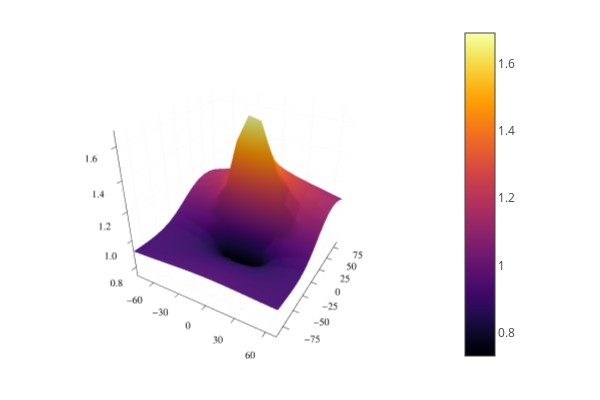

Source (notebook cell):
### Code cell
plotly()
surface(xA,yA,imagenH)

### Figure 1 — Plotly figure (JSON) as saved in the notebook; plotly's stock layout.template omitted (floating-point values rounded to 4 significant figures; data arrays with more than 128 entries replaced by an {"elided": "..."} marker saying what was removed)
{"data": [{"cmax": 1.689, "cmin": 0.7291, "colorbar": {"len": 0.9525, "title": {"text": ""}, "x": 0.7578, "y": 0.5139}, "colorscale": {"elided": "256x2 mixed values"}, "name": "y1", "opacity": null, "scene": "scene", "showlegend": false, "showscale": true, "type": "surface", "x": [-80, -67.5, -55, -42.5, -30, -17.5, -5, 7.5, 20, 32.5, 45, 57.5, 70], "xaxis": "x", "y": [-90, -77.3, -64.6, -51.9, -39.2, -26.5, -13.8, -1.1, 11.6, 24.3, 37, 49.7, 62.4, 75.1, 87.8], "yaxis": "y", "z": {"elided": "15x13 float values"}, "zaxis": "z", "zmax": 1.689, "zmin": 0.7291}], "layout": {"annotations": [], "height": 400, "legend": {"bgcolor": "rgba(255, 255, 255, 1.000)", "bordercolor": "rgba(0, 0, 0, 1)", "borderwidth": 1, "font": {"color": "rgba(0, 0, 0, 1)", "family": "sans-serif", "size": 11}, "title": {"font": {"color": "rgba(0, 0, 0, 1)", "family": "sans-serif", "size": 15}, "text": ""}, "tracegroupgap": 0, "traceorder": "normal", "x": 1, "xanchor": "auto", "y": 1, "yanchor": "auto"}, "margin": {"b": 20, "l": 0, "r": 0, "t": 20}, "paper_bgcolor": "rgba(255, 255, 255, 1.000)", "plot_bgcolor": "rgba(255, 255, 255, 1.000)", "scene": {"aspectmode": "auto", "aspectratio": {"x": 1, "y": 1, "z": 1}, "camera": {"eye": {"x": 1.126, "y": -1.95, "z": 1.3}, "projection": "orthographic"}, "domain": {"x": [0.05101, 0.7578], "y": [0.03762, 0.9902]}, "xaxis": {"gridcolor": "rgba(0, 0, 0, 0.1)", "gridwidth": 0.5, "linecolor": "rgba(0, 0, 0, 1)", "mirror": false, "range": [-80, 70], "showgrid": true, "showline": true, "showticklabels": true, "tickangle": 0, "tickcolor": "rgb(0, 0, 0)", "tickfont": {"color": "rgba(0, 0, 0, 1)", "family": "sans-serif", "size": 11}, "tickmode": "array", "ticks": "inside", "ticktext": ["−60", "−30", "0", "30", "60"], "tickvals": [-60, -30, 0, 30, 60], "title": {"font": {"color": "rgba(0, 0, 0, 1)", "family": "sans-serif", "size": 15}, "text": ""}, "type": "linear", "visible": true, "zeroline": false, "zerolinecolor": "rgba(0, 0, 0, 1)"}, "yaxis": {"gridcolor": "rgba(0, 0, 0, 0.1)", "gridwidth": 0.5, "linecolor": "rgba(0, 0, 0, 1)", "mirror": false, "range": [-90, 87.8], "showgrid": true, "showline": true, "showticklabels": true, "tickangle": 0, "tickcolor": "rgb(0, 0, 0)", "tickfont": {"color": "rgba(0, 0, 0, 1)", "family": "sans-serif", "size": 11}, "tickmode": "array", "ticks": "inside", "ticktext": ["−75", "−50", "−25", "0", "25", "50", "75"], "tickvals": [-75, -50, -25, 0, 25, 50, 75], "title": {"font": {"color": "rgba(0, 0, 0, 1)", "family": "sans-serif", "size": 15}, "text": ""}, "type": "linear", "visible": true, "zeroline": false, "zerolinecolor": "rgba(0, 0, 0, 1)"}, "zaxis": {"gridcolor": "rgba(0, 0, 0, 0.1)", "gridwidth": 0.5, "linecolor": "rgba(0, 0, 0, 1)", "mirror": false, "range": [0.7291, 1.689], "showgrid": true, "showline": true, "showticklabels": true, "tickangle": 0, "tickcolor": "rgb(0, 0, 0)", "tickfont": {"color": "rgba(0, 0, 0, 1)", "family": "sans-serif", "size": 11}, "tickmode": "array", "ticks": "inside", "ticktext": ["0.8", "1.0", "1.2", "1.4", "1.6"], "tickvals": [0.8, 1, 1.2, 1.4, 1.6], "title": {"font": {"color": "rgba(0, 0, 0, 1)", "family": "sans-serif", "size": 15}, "text": ""}, "type": "linear", "visible": true, "zeroline": false, "zerolinecolor": "rgba(0, 0, 0, 1)"}}, "showlegend": true, "width": 600}}
